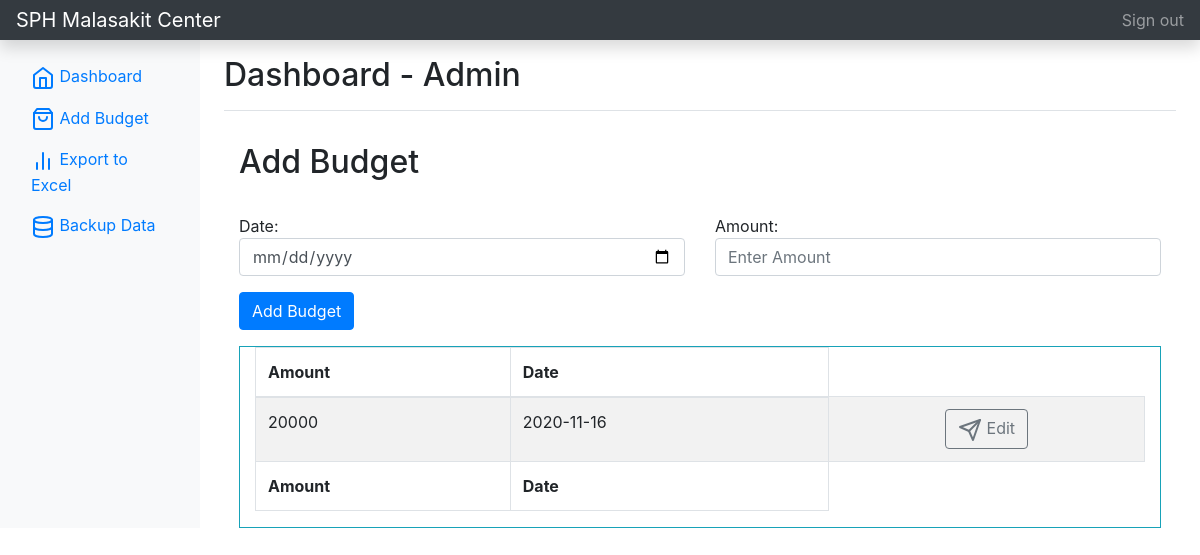
The page /addBudget.php (signed in) on the database as committed earlier.
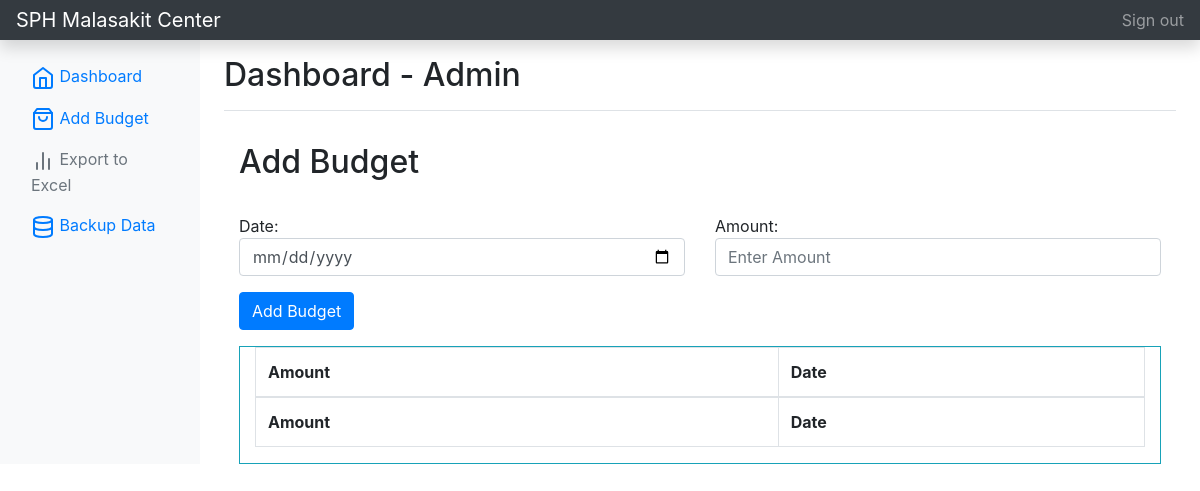
The same page on the database as committed later.
### tables this page shows
CREATE TABLE IF NOT EXISTS `budget_history` (
  `id` int(12) unsigned NOT NULL AUTO_INCREMENT,
  `amount` int(12) unsigned NOT NULL DEFAULT '0',
  `date` varchar(50) NOT NULL DEFAULT '0',
  PRIMARY KEY (`id`)
);

### addBudget.php (the view, shortened to what this page needs)
<?php
include_once('connection.php');
if (isset($_SESSION['loggedin'])) {
?>
<!doctype html>
<html lang="en">
  <head>
<link href="./assets/css/bootstrap.min.css" rel="stylesheet">
    <link href="./assets/css/bootstrap.min2.css" rel="stylesheet">
  </head>
  <body>
    <nav class="navbar navbar-dark sticky-top bg-dark flex-md-nowrap p-0 shadow">
  <a class="navbar-brand col-md-3 col-lg-2 mr-0 px-3" href="home.php?id=<?php echo $_GET['id'] ?>">SPH Malasakit Center</a>
  <ul class="navbar-nav px-3">
    <li class="nav-item text-nowrap">
      <a class="nav-link" href="logout.php">Sign out</a>
    </li>
  </ul>
</nav>
<div class="container-fluid">
  <div class="row">
  <?php include 'sidebar.php';?>
    <main role="main" class="col-md-9 ml-sm-auto col-lg-10 px-md-4">
      <div class="d-flex justify-content-between flex-wrap flex-md-nowrap align-items-center pt-3 pb-2 mb-3 border-bottom">
        <h1 class="h2">Dashboard - <?php echo $_SESSION['user_fullname'] ?></h1>
      </div>
            <div class="container">
                <div class="d-flex justify-content-between flex-wrap flex-md-nowrap align-items-center pt-3 pb-2 mb-3 ">
                    <h1 class="h2">Add Budget</h1>
                </div>
                    <form action="action.php?id=<?php echo $_GET['id'] ?>" method="POST">
                        <div class="row">
                            <div class="col-6">
                                <div class="form-group">
                                Date:
                                    <input name="budget_date" type="date" class="form-control"required>
                                </div>
                            </div>
                            <div class="col-6">
                                <div class="form-group">
                                Amount:
                                    <input name="amount" type="number" min="0" step=".01" class="form-control" placeholder="Enter Amount" required>
                                </div>
                            </div>
                        </div>
                        <button name="btnAddBudget" type="submit" class="btn btn-primary">Add Budget</button>
                    </form>
                    <div class="container-fluid mt-3">
                <div class="row">
                        <div class="col-md-12 border border-info">
                            <div class="table-responsive">
                            <table id="example" class="table table-striped table-bordered" style="width:100%">
                                <thead>
                                    <tr>
                                        <th>Amount</th>
                                        <th>Date</th>
                                    </tr>
                                </thead>
                                <tbody>
                                <?php
                                $sql = "SELECT * FROM budget_history ORDER BY id desc LIMIT 12";
                                    $result = mysqli_query($conn, $sql);
                                    if (mysqli_num_rows($result) > 0) {
                                        while ($row = mysqli_fetch_assoc($result)) {
                                            $amount = $row['amount'];
                                            $budget_id = $row['id'];
                                            $date = $row['date'];
                                            echo '
                                                <tr>
                                                    <td>' . $amount . '</td>
                                                    <td>' . $date . '</td>
                                                    <td align="center">
                                                        <a href="editBudget.php?id='.$_GET['id'].'&budget_id='.$budget_id.'" class="btn btn-md btn-outline-secondary"><span data-feather="send"></span> Edit</a>
                                                    </td>
                                                </tr>
                                                ';
                                        }
                                    }
                                    ?>
                                </tbody>
                                <tfoot>
                                    <tr>
                                        <th>Amount</th>
                                        <th>Date</th>
                                    </tr>
                                </tfoot>
                            </table>
                        </div>
                    </div>
                </div>
            </div>
            </div>
    </main>
  </div>
</div>
    </body>
</html>
<?php
} else {
    $url = "./index.php";
    $url = str_replace(PHP_EOL, '', $url);
    header("Location: $url");
}
?>

### sidebar.php
<?php $id = $_GET['id'];  ?>
<nav id="sidebarMenu" class="col-md-3 col-lg-2 d-md-block bg-light sidebar collapse">
      <div class="sidebar-sticky pt-3">
        <ul class="nav flex-column">
          <li class="nav-item">
            <a class="nav-link" href="home.php?id=<?php echo $_GET['id'] ?>">
              <span data-feather="home"></span>
              Dashboard <span class="sr-only">(current)</span>
            </a>
          </li>
          <li class="nav-item">
            <a class="nav-link" href="addBudget.php?id=<?php echo $_GET['id'] ?>">
              <span data-feather="shopping-bag"></span>
              Add Budget
            </a>
          </li>
          <li class="nav-item">
                <?php
                    $sql = "SELECT * FROM tbl_client WHERE patient_status ='Discharged'";
                    $result = mysqli_query($conn, $sql);
                    $total_discharged = mysqli_num_rows($result) ;
                ?>
            <?php
              if($total_discharged >= 1){
                echo '
                <a class="nav-link" href="./exportexcel.php?id='.$id.'">
                  <span data-feather="bar-chart-2"></span>
                  Export to Excel
                </a>
                ';
              } else {
                echo '
                <a class="nav-link disabled" href="./exportexcel.php?id='.$id.'">
                  <span data-feather="bar-chart-2"></span>
                  Export to Excel
                </a>
                ';
              }
            ?>
          </li>
          <li class="nav-item">
            <a class="nav-link" href="./exportsql.php?id=<?php echo $id ?>">
              <span data-feather="database"></span>
              Backup Data
            </a>
          </li>
        </ul>
      </div>
    </nav>

Rows that differ between the two databases and show on the page:
removed budget_history: amount "20000", date "2020-11-16"
